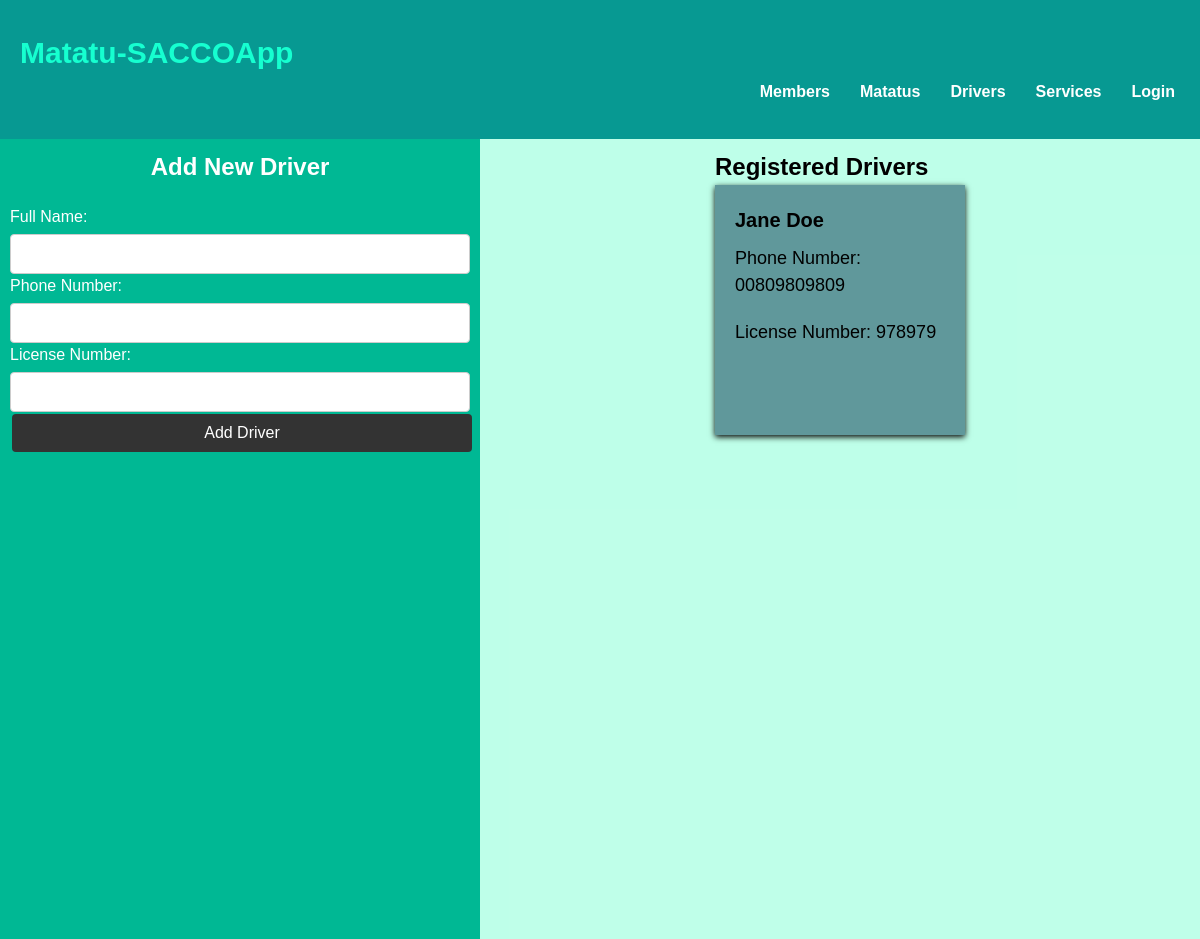
Screenshot of /pages/drivers.php with the database file from the repository.
### tables this page shows
CREATE TABLE `drivers` (
  `id` int(11) NOT NULL,
  `fullname` varchar(255) DEFAULT NULL,
  `phonenumber` varchar(255) DEFAULT NULL,
  `licensenumber` varchar(255) DEFAULT NULL
);

### pages/drivers.php (the view, shortened to what this page needs)
<!DOCTYPE html>
<html lang="en">
<head>
    <link rel="stylesheet" href="../css/custom-styles.css">
    <link rel="stylesheet" href="../css/drivers.css">
    <link rel="stylesheet" href="../css/login-styles.css">
</head>
<body>
<?php include '../pages/header.php'; ?>
<div class="dform-wrapper">
<form method="POST">
    <div class="dform-container">
        <h1>Add New Driver</h1>
        <div class="dform-field">
            <label for="full_name">Full Name:</label>
            <input type="text" id="full_name" name="full_name" required>
        </div>
        <div class="dform-field">
            <label for="phone_number">Phone Number:</label>
            <input type="text" id="phone_number" name="phone_number" required>
        </div>
        <div class="dform-field">
            <label for="license_number">License Number:</label>
            <input type="text" id="license_number" name="license_number" required>
        </div>
        <div class="dform-field">
            <button type="submit" name="add_driver">Add Driver</button>
        </div>
    </div>
</form>
</div>
<div class="show-drivers">
    <div class="dshow-container">
        <h2>Registered Drivers</h2>
        <?php
        include 'dbconnect.php';
        $query = "SELECT * FROM drivers";
        $result = mysqli_query($db, $query);
        if (mysqli_num_rows($result) > 0) {
            while ($row = mysqli_fetch_assoc($result)) {
                $fullName = $row['fullname'];
                $phoneNumber = $row['phonenumber'];
                $licenseNumber = $row['licensenumber'];
                echo '<div class="dcard">';
                echo '<div class="dcard-content">';
                echo '<h2>' . $fullName . '</h2>';
                echo '<p>Phone Number: ' . $phoneNumber . '</p>';
                echo '<p>License Number: ' . $licenseNumber . '</p>';
                echo '</div>';
                echo '</div>';
            }
        } else {
            echo '<p>No drivers found.</p>';
        }
        ?>
    </div>
</div>
</body>
</html>

### css/custom-styles.css (style rules this page uses)
* { margin: 0; padding: 0; box-sizing: border-box; }
body { font-family: Arial, sans-serif; line-height: 1.5; }
h1 { font-size: 36px; margin-top: 40px; }
p { font-size: 18px; margin-bottom: 40px; }
* { scrollbar-width: thin; scrollbar-color: #8500c2 #f1f1f1; }

### css/drivers.css (style rules this page uses)
.dform-wrapper { width: 40%; padding-top: 10px; background-color:#00b894; position: absolute; top:139px; left: 0; height:100vh; }
.dform-wrapper form { position: absolute; height: 100vh; top:0; left: 0; width:100%; margin: auto; padding: 10px; color: rgb(255, 255, 255); }
.show-drivers { width: 60%; padding-top: 10px; background-color: rgb(127, 255, 212, .5); position: absolute; top:139px; right: 0; overflow: auto; height:100vh; }

### css/login-styles.css (style rules this page uses)
h1 { font-size: 24px; text-align: center; margin-bottom: 20px; margin-top:0; }
label { display: block; font-size: 16px; margin-bottom: 5px; }
input[type="text"], input[type="password"] { width: 100%; padding: 10px; border: 1px solid #ccc; border-radius: 4px; font-size: 16px; }
button { display: block; width: 100%; padding: 10px; background-color: #333; color: #fff; border: none; border-radius: 4px; font-size: 16px; cursor: pointer; margin: 2px ; }

### pages/drivers.php (style rules this page uses)
.show-drivers { display: flex; flex-wrap: wrap; justify-content: center; gap: 20px; }
.dcard { width: 250px; height:250px; background-color: rgb(4, 50, 78, .5); box-shadow: 0 2px 6px rgba(0, 0, 0); margin-bottom: 20px; }
.dcard-content { padding: 20px; }
.dcard-content h2 { font-size: 20px; margin-bottom: 10px; }
.dcard-content p { margin-bottom: 20px; }

### rows the page displays
drivers: fullname "Jane Doe", phonenumber "00809809809", licensenumber "978979"
